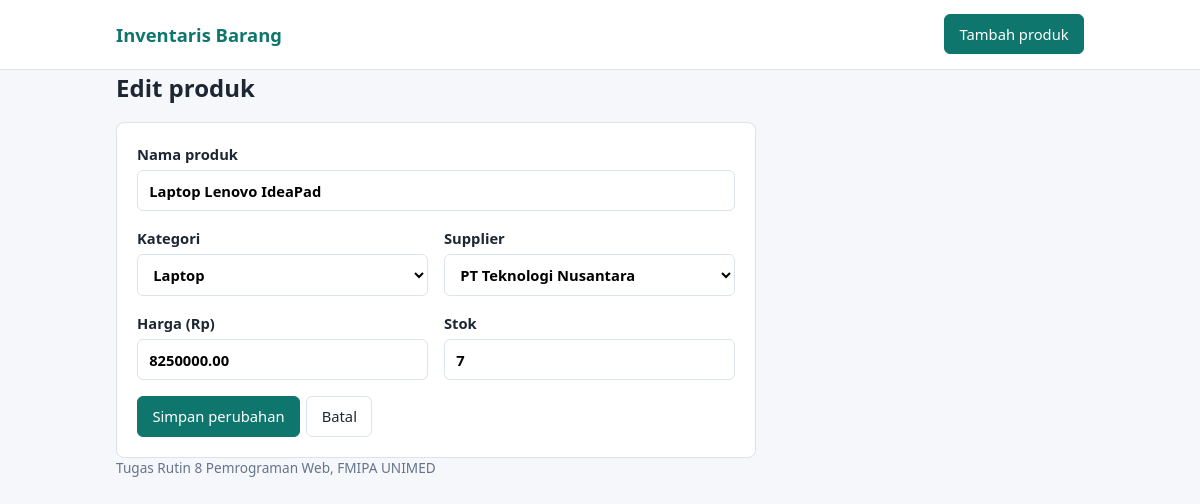
Page /edit.php?id=2 on the committed database.
### tables this page shows
CREATE TABLE `products` (
  `id` int(11) NOT NULL,
  `name` varchar(150) NOT NULL,
  `category_id` int(11) NOT NULL,
  `supplier_id` int(11) NOT NULL,
  `price` decimal(12,2) NOT NULL,
  `stock` int(11) NOT NULL DEFAULT 0
);

CREATE TABLE `categories` (
  `id` int(11) NOT NULL,
  `name` varchar(100) NOT NULL
);

CREATE TABLE `suppliers` (
  `id` int(11) NOT NULL,
  `name` varchar(100) NOT NULL,
  `phone` varchar(20) DEFAULT NULL
);

### includes/functions.php (called while the page is built, shortened)
<?php
function e($value): string
{
    return htmlspecialchars((string) $value, ENT_QUOTES, 'UTF-8');
}

### includes/product_form.php (the view, shortened to what this page needs)
<form method="POST" class="card form">
    <label>Nama produk
        <input type="text" name="name" maxlength="150" value="<?= e($product['name']) ?>" required>
    </label>
    <div class="row">
        <label>Kategori
            <select name="category_id" required>
                <?php foreach ($categories as $c): ?>
                    <option value="<?= (int) $c['id'] ?>" <?= (int) $product['category_id'] === (int) $c['id'] ? 'selected' : '' ?>>
                        <?= e($c['name']) ?>
                    </option>
                <?php endforeach; ?>
            </select>
        </label>
        <label>Supplier
            <select name="supplier_id" required>
                <?php foreach ($suppliers as $s): ?>
                    <option value="<?= (int) $s['id'] ?>" <?= (int) $product['supplier_id'] === (int) $s['id'] ? 'selected' : '' ?>>
                        <?= e($s['name']) ?>
                    </option>
                <?php endforeach; ?>
            </select>
        </label>
    </div>
    <div class="row">
        <label>Harga (Rp)
            <input type="number" name="price" min="0" step="0.01" value="<?= e($product['price']) ?>" required>
        </label>
        <label>Stok
            <input type="number" name="stock" min="0" step="1" value="<?= e($product['stock']) ?>" required>
        </label>
    </div>
    <div class="actions">
        <button type="submit" class="btn btn-primary"><?= e($submitLabel) ?></button>
        <a class="btn" href="index.php">Batal</a>
    </div>
</form>

### assets/style.css (style rules this page uses)
:root { --bg: #f5f7fa; --surface: #ffffff; --text: #1d2733; --muted: #64748b; --line: #dde3ea; --primary: #0f766e; --primary-dark: #0b5c56; --danger: #b42318; --danger-bg: #fdecea; --success: #1a7f45; --success-bg: #e6f6ec; }
* { box-sizing: border-box; }
body { margin: 0; background: var(--bg); color: var(--text); font-family: "Segoe UI", system-ui, sans-serif; line-height: 1.5; }
.card { background: var(--surface); border: 1px solid var(--line); border-radius: 8px; }
.actions { display: flex; gap: 0.4rem; }
.btn { display: inline-block; padding: 0.5rem 0.9rem; border: 1px solid var(--line); border-radius: 6px; background: var(--surface); color: var(--text); font: inherit; font-size: 0.92rem; text-decoration: none; cursor: pointer; }
.btn-primary { background: var(--primary); border-color: var(--primary); color: #fff; }
.form { padding: 1.25rem; display: grid; gap: 1rem; max-width: 640px; }
.row { display: grid; grid-template-columns: 1fr 1fr; gap: 1rem; }
label { display: grid; gap: 0.3rem; font-weight: 600; font-size: 0.92rem; }
input, select { width: 100%; padding: 0.55rem 0.7rem; border: 1px solid var(--line); border-radius: 6px; font: inherit; background: #fff; }

### rows in the picture
products: name "Laptop Lenovo IdeaPad", category_id "Laptop", supplier_id "PT Teknologi Nusantara", price "8250000.00", stock "7"

### other values in the picture
$submitLabel "Simpan perubahan"
